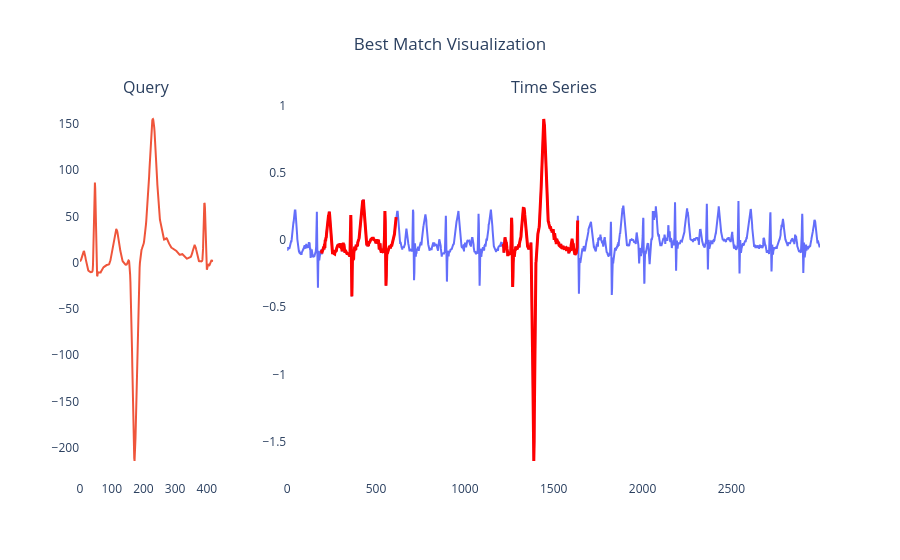

The notebook cell this image was saved under:
### Code cell
from mass_ts import mass2

topK = 2
excl_zone_frac = 0.5
excl_zone = math.ceil(len(query) * excl_zone_frac)

distance_profile_complex = mass2(ts, query)
distance_profile = distance_profile_complex.real

bestmatch_results = topK_match(distance_profile, topK=topK, excl_zone=excl_zone)

plot_bestmatch_results(ts, query, bestmatch_results)

### Figure 1 — Plotly figure (JSON) as saved in the notebook; plotly's stock layout.template omitted (floating-point values rounded to 4 significant figures; data arrays with more than 128 entries replaced by an {"elided": "..."} marker saying what was removed)
{"data": [{"line": {"color": "#EF553B"}, "type": "scatter", "x": {"elided": "421 int values"}, "xaxis": "x", "y": {"elided": "421 float values"}, "yaxis": "y"}, {"line": {"color": "#636EFA"}, "type": "scatter", "x": {"elided": "3000 int values"}, "xaxis": "x2", "y": {"elided": "3000 float values"}, "yaxis": "y2"}, {"line": {"color": "red", "width": 3}, "name": "Best match", "type": "scatter", "x": {"elided": "421 int values"}, "xaxis": "x2", "y": {"elided": "421 float values"}, "yaxis": "y2"}, {"line": {"color": "red", "width": 3}, "name": "Best match", "type": "scatter", "x": {"elided": "421 int values"}, "xaxis": "x2", "y": {"elided": "421 float values"}, "yaxis": "y2"}], "layout": {"annotations": [{"font": {"size": 16}, "showarrow": false, "text": "Query", "x": 0.09, "xanchor": "center", "xref": "paper", "y": 1, "yanchor": "bottom", "yref": "paper"}, {"font": {"size": 16}, "showarrow": false, "text": "Time Series", "x": 0.64, "xanchor": "center", "xref": "paper", "y": 1, "yanchor": "bottom", "yref": "paper"}], "paper_bgcolor": "rgba(0,0,0,0)", "plot_bgcolor": "rgba(0,0,0,0)", "showlegend": false, "title": {"text": "Best Match Visualization", "x": 0.5}, "xaxis": {"anchor": "y", "domain": [0, 0.18]}, "xaxis2": {"anchor": "y2", "domain": [0.28, 1]}, "yaxis": {"anchor": "x", "domain": [0, 1]}, "yaxis2": {"anchor": "x2", "domain": [0, 1]}}}
